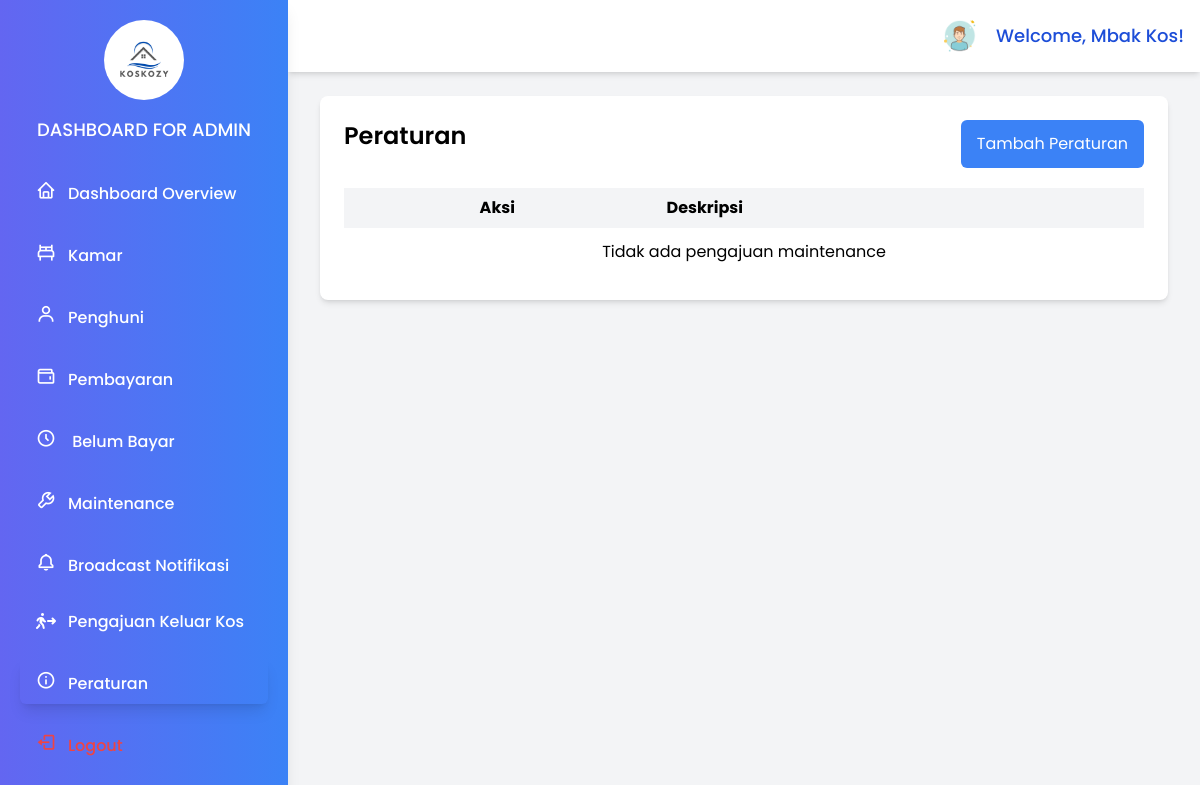
/page/admin/peraturan.php (signed in), run on an earlier commit of the app's database.
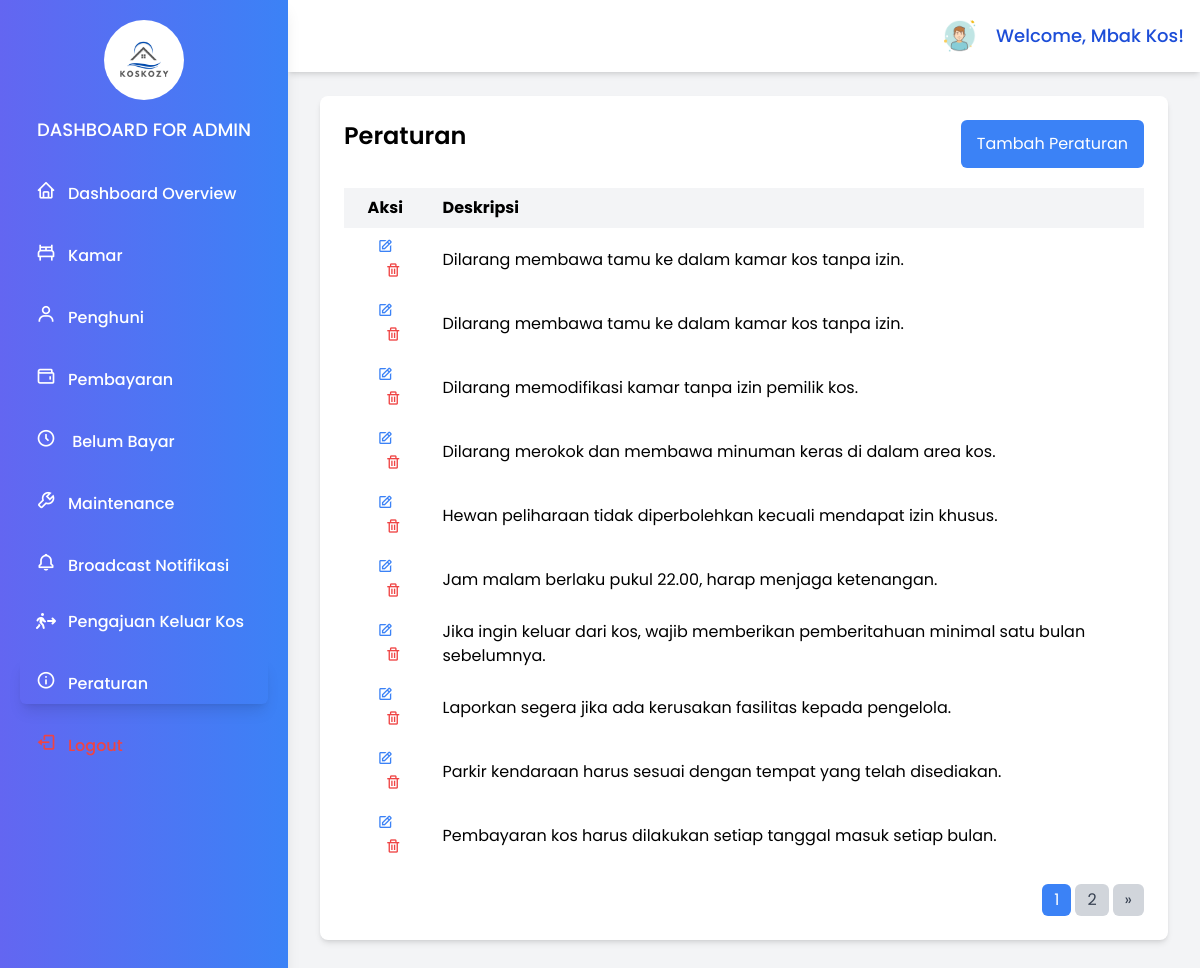
And on a later commit of the database.
### tables this page shows
CREATE TABLE `peraturan_kos` (
  `id` int(11) NOT NULL,
  `isi_peraturan` text NOT NULL,
  `created_at` timestamp NOT NULL DEFAULT current_timestamp()
);

### page/admin/peraturan.php (the view, shortened to what the changed rows need)
<?php
$host = 'localhost';
$dbname = 'kos_management';
$username = 'root';
$password = '';
$limit = 10;
$page = isset($_GET['page']) ? (int)$_GET['page'] : 1;
$offset = ($page - 1) * $limit;
try {
    $pdo = new PDO("mysql:host=$host;dbname=$dbname", $username, $password);
    $pdo->setAttribute(PDO::ATTR_ERRMODE, PDO::ERRMODE_EXCEPTION);
   $stmt = $pdo->query("SELECT * FROM peraturan_kos ORDER BY isi_peraturan ASC");
   $rules = $stmt->fetchAll(PDO::FETCH_ASSOC);
   $stmt = $pdo->prepare("SELECT * FROM peraturan_kos ORDER BY isi_peraturan ASC LIMIT :limit OFFSET :offset");
    $stmt->bindValue(':limit', $limit, PDO::PARAM_INT);
    $stmt->bindValue(':offset', $offset, PDO::PARAM_INT);
    $stmt->execute();
    $rules = $stmt->fetchAll(PDO::FETCH_ASSOC);
    $stmt = $pdo->query("SELECT COUNT(*) FROM peraturan_kos");
    $total_rows = $stmt->fetchColumn();
    $total_pages = ceil($total_rows / $limit);
} catch (PDOException $e) {
    echo 'Connection failed: ' . $e->getMessage();
    exit();
}
?>
<!DOCTYPE html>
<html lang="en">
<head>
    <script src="https://cdn.tailwindcss.com"></script>
    <link href="https://unpkg.com/boxicons@2.1.4/css/boxicons.min.css" rel="stylesheet">
    <link rel="stylesheet" href="https://cdnjs.cloudflare.com/ajax/libs/font-awesome/6.5.1/css/all.min.css">
</head>
<body class="bg-gray-100 min-h-screen font-poppins">
<div id="sidebar" class="hidden md:block w-72 h-full bg-gradient-to-r from-indigo-500 to-blue-500 text-gray-800 fixed top-0 left-0 p-5  flex-col shadow-lg z-50">
   <div class="mb-6 text-center">
      <h1 class="text-lg font-medium text-white mt-4 uppercase">
         Dashboard for Admin
      </h1>
   </div>
</div>
<div class="md:ml-72 flex flex-col min-h-screen">
    <div class="p-8 mt-16">
        <div class="bg-white rounded-lg shadow-md">
            <div class="p-6">
                <div class="justify-between flex mb-5">
                    <h2 class="text-2xl font-semibold mb-4">Peraturan</h2>
                </div>
                <div class="overflow-x-auto">
                    <table class="min-w-full table-auto">
                        <thead>
                            <tr class="bg-gray-100">
                            <th class="px-4 py-2 text-center">Aksi</th>
                                <th class="px-4 py-2 text-left">Deskripsi</th>
                            </tr>
                        </thead>
                        <tbody>
                            <?php if (empty($rules)): ?>
                                <tr>
                                    <td colspan="7" class="text-center py-3">Tidak ada pengajuan maintenance</td>
                                </tr>
                            <?php else: ?>
                                <?php foreach ($rules as $request): ?>
                                    <tr>
                                        <td class="px-4 py-2 text-center">
                                             <a href="#" class="text-blue-500 hover:text-blue-700"
                                                onclick="openEditModal(<?php echo htmlspecialchars(json_encode($request)); ?>)">
                                                <i class="bx bx-edit"></i>
                                             </a>
                                            <a href="../../function/admin/peraturan/delete-peraturan.php?id=<?= $request['id'] ?>" class="ml-4 text-red-500 hover:text-red-700" onclick="return confirm('Apakah Anda yakin ingin menghapus peraturan ini?');">
                                                <i class="bx bx-trash"></i>
                                            </a>
                                        </td>
                                        <td class="px-4 py-2 text-left"><?php echo htmlspecialchars($request['isi_peraturan']); ?></td>
                                    </tr>
                                <?php endforeach; ?>
                            <?php endif; ?>
                        </tbody>
                    </table>
                    <?php if ($total_pages > 1): ?>
                     <div class="flex justify-end mt-4">
                        <nav class="inline-flex space-x-1">
                              <?php for ($i = 1; $i <= $total_pages; $i++): ?>
                                 <a href="?page=<?= $i ?>" class="px-3 py-1 <?= $i == $page ? 'bg-blue-500 text-white' : 'bg-gray-300 text-gray-700 hover:bg-gray-400' ?> rounded-md">
                                    <?= $i ?>
                                 </a>
                              <?php endfor; ?>
                              <?php if ($page < $total_pages): ?>
                                 <a href="?page=<?= $page + 1 ?>" class="px-3 py-1 bg-gray-300 text-gray-700 rounded-md hover:bg-gray-400">
                                    &raquo;
                                 </a>
                              <?php endif; ?>
                        </nav>
                     </div>
                  <?php endif; ?>
                </div>
            </div>
        </div>
    </div>
</div>
</body>
</html>

What changed in the data, as far as the page shows it:
added peraturan_kos: isi_peraturan "Dilarang membawa tamu ke dalam kamar kos tanpa izin."
added peraturan_kos: isi_peraturan "Dilarang membawa tamu ke dalam kamar kos tanpa izin."
added peraturan_kos: isi_peraturan "Dilarang memodifikasi kamar tanpa izin pemilik kos."
added peraturan_kos: isi_peraturan "Dilarang merokok dan membawa minuman keras di dalam area kos."
added peraturan_kos: isi_peraturan "Hewan peliharaan tidak diperbolehkan kecuali mendapat izin khusus."
added peraturan_kos: isi_peraturan "Jam malam berlaku pukul 22.00, harap menjaga ketenangan."
added peraturan_kos: isi_peraturan "Jika ingin keluar dari kos, wajib memberikan pemberitahuan minimal satu bulan sebelumnya."
added peraturan_kos: isi_peraturan "Laporkan segera jika ada kerusakan fasilitas kepada pengelola."
added peraturan_kos: isi_peraturan "Parkir kendaraan harus sesuai dengan tempat yang telah disediakan."
added peraturan_kos: isi_peraturan "Pembayaran kos harus dilakukan setiap tanggal masuk setiap bulan."
Also different on the page:
new list line: "1"
new list line: "2"
text no longer shown: "Tidak ada pengajuan maintenance"
